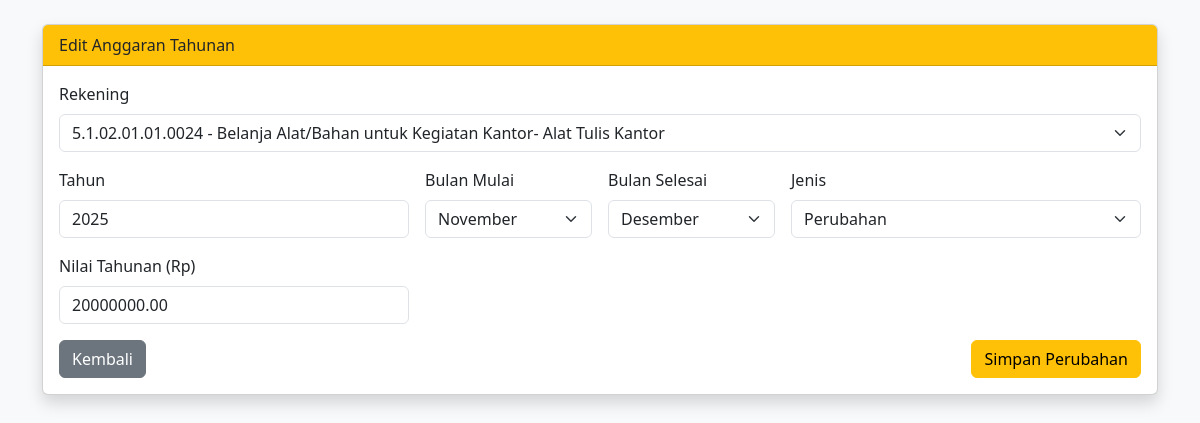
The page /form_edit_anggaran_tahunan.php?id=220 on the database its author committed.
### tables this page shows
CREATE TABLE `anggaran_tahunan` (
  `id` int(11) NOT NULL,
  `id_rekening` int(11) NOT NULL,
  `tahun` int(11) NOT NULL,
  `jenis` enum('murni','pergeseran','perubahan') NOT NULL,
  `nilai_tahunan` decimal(18,2) NOT NULL,
  `bulan_mulai` tinyint(4) NOT NULL DEFAULT 1,
  `bulan_selesai` tinyint(4) NOT NULL DEFAULT 12,
  `is_active` tinyint(1) DEFAULT 1
);

### form_edit_anggaran_tahunan.php (the view, shortened to what this page needs)
<?php
include 'koneksi.php';
$id = $_GET['id'] ?? 0;
$sql = "
    SELECT *
    FROM anggaran_tahunan
    WHERE id = $id
";
$ang = $k->query($sql)->fetch_assoc();
$rek = $k->query("
    SELECT id_rekening,
           CONCAT(kode_rekening, ' - ', nama_rekening) AS rek
    FROM rekening
    WHERE is_active = 1
");
$namaBulan = [
    1=>"Januari",2=>"Februari",3=>"Maret",4=>"April",
    5=>"Mei",6=>"Juni",7=>"Juli",8=>"Agustus",
    9=>"September",10=>"Oktober",11=>"November",12=>"Desember"
];
?>
<!doctype html>
<html>
<head>
<link href="https://cdn.jsdelivr.net/npm/bootstrap@5.3.3/dist/css/bootstrap.min.css" rel="stylesheet">
</head>
<body class="bg-light">
<div class="container py-4">
<div class="card shadow">
    <div class="card-header bg-warning">Edit Anggaran Tahunan</div>
    <div class="card-body">
<form action="update_anggaran_tahunan.php" method="post" class="row g-3">
    <div class="col-12">
        <label class="form-label">Rekening</label>
        <select class="form-select" name="id_rekening" required>
            <?php while($r=$rek->fetch_assoc()): ?>
            <option value="<?= $r['id_rekening'] ?>"
                <?= $r['id_rekening']==$ang['id_rekening'] ? 'selected' : '' ?>>
                <?= $r['rek'] ?>
            </option>
            <?php endwhile; ?>
        </select>
    </div>
    <div class="col-md-4">
        <label class="form-label">Tahun</label>
        <input type="number" class="form-control" name="tahun"
               value="<?= $ang['tahun'] ?>" required>
    </div>
    <div class="col-md-2">
        <label class="form-label">Bulan Mulai</label>
        <select class="form-select" name="bulan_mulai" required>
            <?php foreach($namaBulan as $i=>$n): ?>
            <option value="<?= $i ?>" <?= $i==$ang['bulan_mulai']?'selected':'' ?>>
                <?= $n ?>
            </option>
            <?php endforeach; ?>
        </select>
    </div>
    <div class="col-md-2">
        <label class="form-label">Bulan Selesai</label>
        <select class="form-select" name="bulan_selesai" required>
            <?php foreach($namaBulan as $i=>$n): ?>
            <option value="<?= $i ?>" <?= $i==$ang['bulan_selesai']?'selected':'' ?>>
                <?= $n ?>
            </option>
            <?php endforeach; ?>
        </select>
    </div>
    <div class="col-md-4">
        <label class="form-label">Jenis</label>
        <select class="form-select" name="jenis" required>
            <option value="perubahan"  <?= $ang['jenis']=='perubahan'?'selected':'' ?>>Perubahan</option>
        </select>
    </div>
    <div class="col-md-4">
        <label class="form-label">Nilai Tahunan (Rp)</label>
        <input type="number" class="form-control"
               name="nilai_tahunan" value="<?= $ang['nilai_tahunan'] ?>" required>
    </div>
    <div class="col-12 d-flex justify-content-between">
        <a href="histori.php" class="btn btn-secondary">Kembali</a>
        <button class="btn btn-warning">Simpan Perubahan</button>
    </div>
</form>
    </div>
</div>
</div>
</body>
</html>

### rows shown on the page
anggaran_tahunan: id_rekening "5.1.02.01.01.0024 - Belanja Alat/Bahan untuk Kegiatan Kantor- Alat Tulis Kantor", tahun "2025", bulan_mulai "November", bulan_selesai "Desember", jenis "Perubahan", nilai_tahunan "20000000.00"
